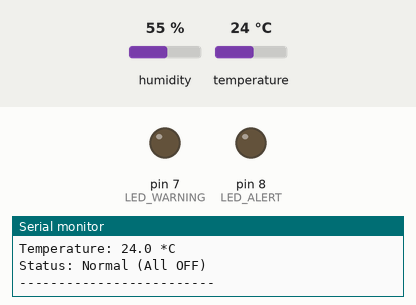
A sketch run on a simulated Arduino Uno, built with avr-gcc and run on an emulated ATmega328P. Shown: output pins drawn as LEDs (lit = HIGH), the last lines printed to the serial monitor. Inputs (shaded band) come from the test bench; at power-on: temperature 24 °C, humidity 55 %.

Above: at 4.8 s.
4.9 s: temperature set to 30 °C
7.9 s: temperature set to 33 °C
At 8.6 s:
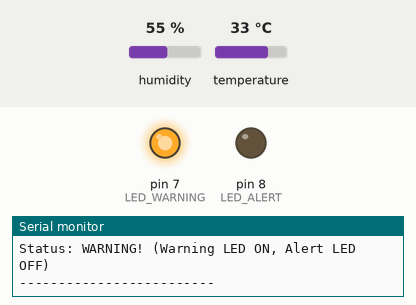
10.9 s: temperature set to 35 °C
At 12.8 s:
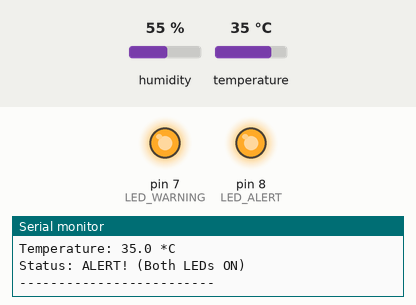
13.9 s: temperature set to 12 °C
At 15.6 s:
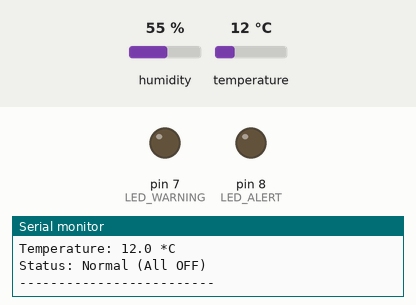
16.9 s: temperature set to 41 °C
At 18.9 s:
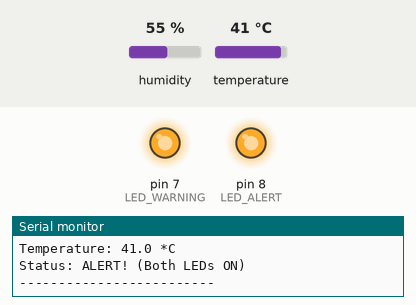
Timing chart, 0 to 20.4 s (numbered marks = the images above; inputs shaded):
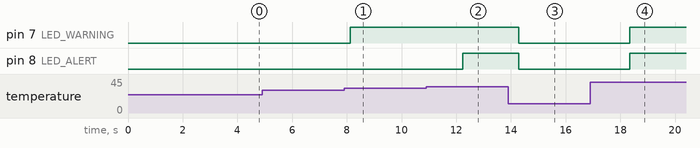

The sketch:

temperature.ino
```cpp
#include <DHT.h>

#define DHTPIN 2
#define DHTTYPE DHT11
DHT dht(DHTPIN, DHTTYPE);

// Define pins for the two LEDs
#define LED_WARNING 7  // Warning LED (Turns ON at 32°C)
#define LED_ALERT 8    // Alert LED (Turns ON at 34°C)

// Define temperature thresholds
const float ALERT_TEMP = 34.0;
const float WARNING_TEMP = 32.0;

void setup() {
  Serial.begin(9600);
  Serial.println("Dual-LED Temperature System Starting...");
  dht.begin();

  pinMode(LED_WARNING, OUTPUT);
  pinMode(LED_ALERT, OUTPUT);

  // Ensure both LEDs are OFF on startup
  digitalWrite(LED_WARNING, LOW);
  digitalWrite(LED_ALERT, LOW);
}

void loop() {
  // Wait 2 seconds between measurements (DHT11 requirement)
  delay(2000);

  float tempC = dht.readTemperature();

  // Error handling if the sensor fails to read
  if (isnan(tempC)) {
    Serial.println("Error: Sensor disconnected or reading failed!");
    return;
  }

  // Output current temperature to Serial Monitor
  Serial.print("Temperature: ");
  Serial.print(tempC, 1);
  Serial.println(" *C");

  // --- Dual-LED Trigger Logic ---
  if (tempC >= ALERT_TEMP) {
    // High Temperature Alert (>= 34°C): Both LEDs ON
    digitalWrite(LED_WARNING, HIGH);
    digitalWrite(LED_ALERT, HIGH);
    Serial.println("Status: ALERT! (Both LEDs ON)");
  }
  else if (tempC >= WARNING_TEMP) {
    // Medium Temperature Warning (>= 32°C): Only Warning LED ON
    digitalWrite(LED_WARNING, HIGH);
    digitalWrite(LED_ALERT, LOW);
    Serial.println("Status: WARNING! (Warning LED ON, Alert LED OFF)");
  }
  else {
    // Normal Temperature (< 32°C): Both LEDs OFF
    digitalWrite(LED_WARNING, LOW);
    digitalWrite(LED_ALERT, LOW);
    Serial.println("Status: Normal (All OFF)");
  }

  Serial.println("-------------------------");
}
```

Measured:
- the behaviour switches between 31 and 32 °C on temperature (found by bisection; images 0 and 1)
- the behaviour switches between 33 and 34 °C on temperature (found by bisection; images 1 and 2)
- after the input at 7.9 s, pin 7 (LED_WARNING): LOW → HIGH after 0.23 s
- after the input at 10.9 s, pin 8 (LED_ALERT): LOW → HIGH after 1.3 s
- after the input at 13.9 s, pin 7 (LED_WARNING), pin 8 (LED_ALERT): HIGH → LOW after 0.38 s
- after the input at 16.9 s, pin 7 (LED_WARNING), pin 8 (LED_ALERT): LOW → HIGH after 1.4 s
